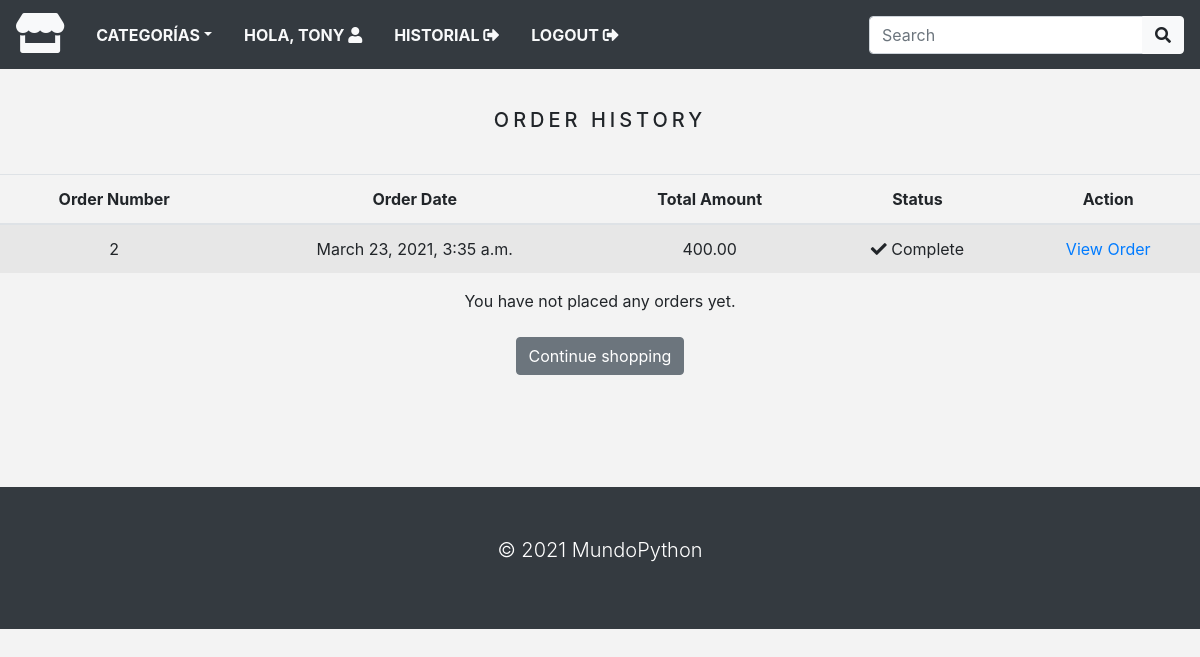
Page /orders/order_history/ (signed in) on the earlier database version.
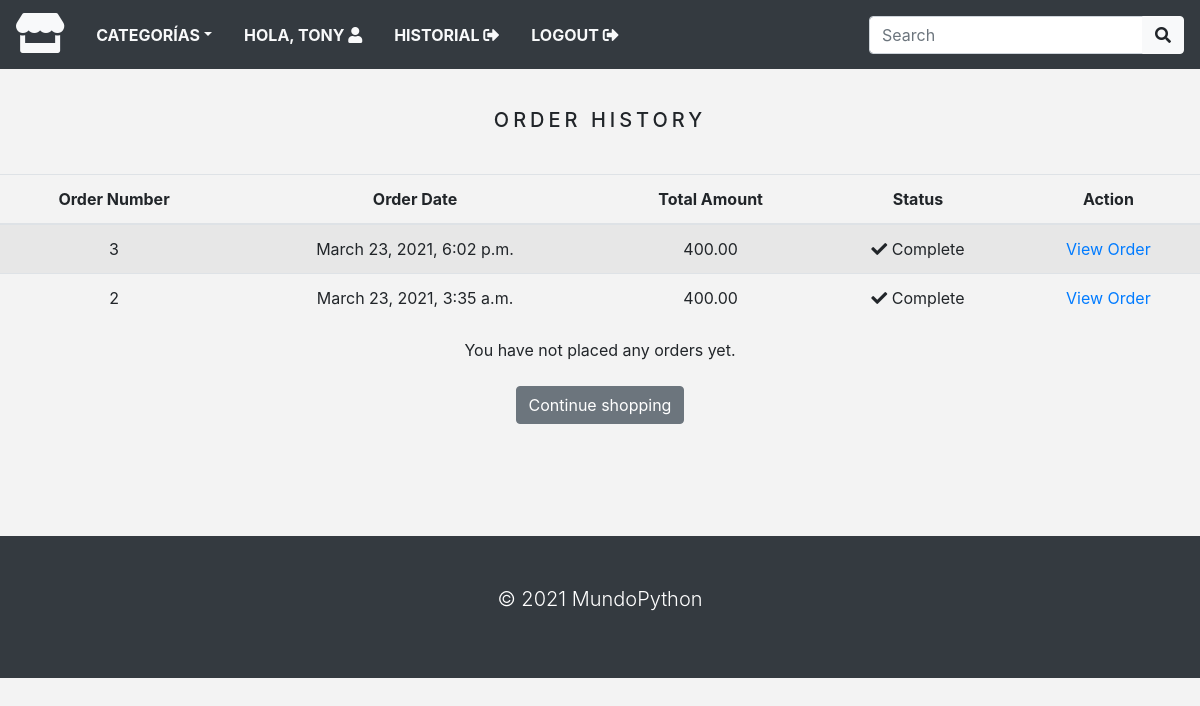
Same page on the later database version.
### orders/models.py (models this page shows, shortened)
class Order(models.Model):
    token = models.CharField(max_length=250, blank=True)
    total = models.DecimalField(
        max_digits=10, decimal_places=2, verbose_name="MXN Total Order"
    )
    emailAddress = models.EmailField(
        max_length=250, blank=True, verbose_name="Email Address"
    )
    created = models.DateTimeField(auto_now_add=True)
    billingName = models.CharField(max_length=250, blank=True)
    billingAddress1 = models.CharField(max_length=250, blank=True)
    billingCity = models.CharField(max_length=250, blank=True)
    billingPostcode = models.CharField(max_length=250, blank=True)
    billingCountry = models.CharField(max_length=250, blank=True)
    shippingName = models.CharField(max_length=250, blank=True)
    shippingAddress1 = models.CharField(max_length=250, blank=True)
    shippingCity = models.CharField(max_length=250, blank=True)
    shippingPostcode = models.CharField(max_length=250, blank=True)
    shippingCountry = models.CharField(max_length=250, blank=True)
    class Meta:
        db_table = "Order"
        ordering = ["-created"]

### orders/views.py (the view)
# urls.py: path("order_history/", views.orderHistory, name="order_history"),
@login_required
def orderHistory(request):
    email = str(request.user.email)
    order_details = Order.objects.filter(emailAddress=email)
    context = {"order_details": order_details}
    return render(request, "orders/orders_list.html", context)

### orders/context_processors.py (called while the page is built)
def counter(request):
	item_count = 0
	if 'admin' in request.path:
		return {}
	else:
		try:
			cart = Cart.objects.filter(cart_id=_cart_id(request))
			cart_items = CartItem.objects.all().filter(cart=cart[:1])
			for cart_item in cart_items:
				item_count += cart_item.quantity
		except Cart.DoesNotExist:
			item_count = 0
	return {'item_count' : item_count}

### orders/views.py (called while the page is built)
def _cart_id(request):
    cart = request.session.session_key
    if not cart:
        cart = request.session.create()
    return cart

### products/context_processors.py (called while the page is built)
def all_categories(request):
    nav_categories = Category.objects.all()
    return {"nav_categories": nav_categories}

### products/models.py (called while the page is built)
    def __str__(self):
        return self.name

### templates/orders/orders_list.html (shortened to what this page needs)
{% extends 'layout.html' %}
{% load static %}
{% block content %}
<div class="text-center">
  <br>
  <h1 class="text-center product_title">
    Order History
  </h1>
  <br>
  <table class="table table-striped">
    <thead>
      <tr>
        <th>Order Number</th>
        <th>Order Date</th>
        <th>Total Amount</th>
        <th>Status</th>
        <th>Action</th>
      </tr>
    </thead>
    <tbody>
      {% for order in order_details %}
      <tr>
        <td>{{ order.id }}</td>
        <td>{{ order.created }}</td>
        <td>{{ order.total }}</td>
        <td><i class="fas fa-check"></i>&nbsp;Complete</td>
        <td><a href="{% url 'order_detail' order.id %}">View Order</a></td>
      </tr>
      {% endfor %}
    </tbody>
  </table>
  <p>You have not placed any orders yet.
    <br><br>
    <a href="#" class="btn btn-secondary">Continue shopping</a>
  </p>
</div>
<br><br>
{% endblock %}

Differences in the rows shown:
added Order: id "3", created "March 23, 2021, 6:02 p.m.", total "400.00"
